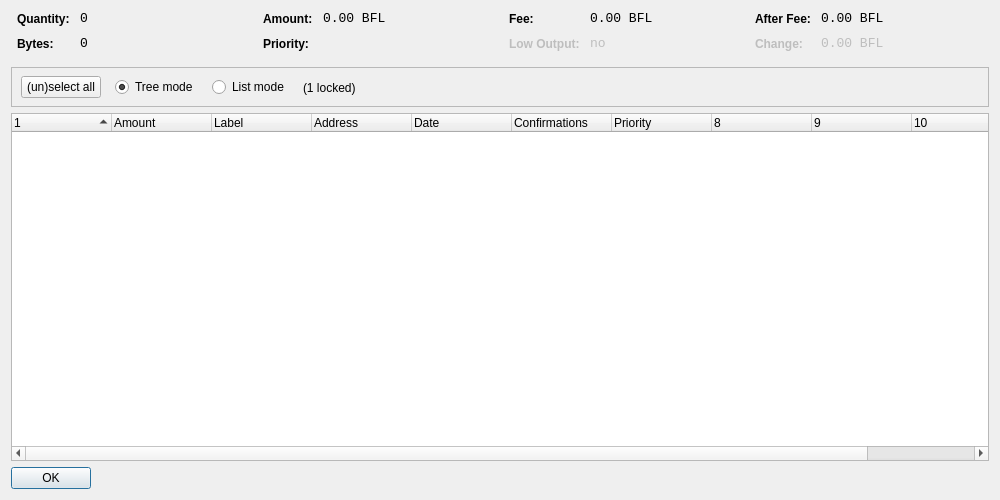
<?xml version="1.0" encoding="UTF-8"?>
<ui version="4.0">
 <class>CoinControlDialog</class>
 <widget class="QDialog" name="CoinControlDialog">
  <property name="geometry">
   <rect>
    <x>0</x>
    <y>0</y>
    <width>1000</width>
    <height>500</height>
   </rect>
  </property>
  <property name="windowTitle">
   <string>Coin Control</string>
  </property>
  <layout class="QVBoxLayout" name="verticalLayout">
   <item>
    <layout class="QHBoxLayout" name="horizontalLayoutTop" stretch="0,0,0,0">
     <property name="topMargin">
      <number>0</number>
     </property>
     <property name="bottomMargin">
      <number>10</number>
     </property>
     <item>
      <layout class="QFormLayout" name="formLayoutCoinControl1">
       <property name="horizontalSpacing">
        <number>10</number>
       </property>
       <property name="verticalSpacing">
        <number>10</number>
       </property>
       <property name="leftMargin">
        <number>6</number>
       </property>
       <property name="rightMargin">
        <number>6</number>
       </property>
       <item row="0" column="0">
        <widget class="QLabel" name="labelCoinControlQuantityText">
         <property name="styleSheet">
          <string notr="true">font-weight:bold;</string>
         </property>
         <property name="text">
          <string>Quantity:</string>
         </property>
        </widget>
       </item>
       <item row="0" column="1">
        <widget class="QLabel" name="labelCoinControlQuantity">
         <property name="font">
          <font>
           <family>Monospace</family>
           <pointsize>10</pointsize>
          </font>
         </property>
         <property name="cursor">
          <cursorShape>IBeamCursor</cursorShape>
         </property>
         <property name="contextMenuPolicy">
          <enum>Qt::ActionsContextMenu</enum>
         </property>
         <property name="text">
          <string notr="true">0</string>
         </property>
         <property name="textInteractionFlags">
          <set>Qt::LinksAccessibleByMouse|Qt::TextSelectableByKeyboard|Qt::TextSelectableByMouse</set>
         </property>
        </widget>
       </item>
       <item row="1" column="0">
        <widget class="QLabel" name="labelCoinControlBytesText">
         <property name="styleSheet">
          <string notr="true">font-weight:bold;</string>
         </property>
         <property name="text">
          <string>Bytes:</string>
         </property>
        </widget>
       </item>
       <item row="1" column="1">
        <widget class="QLabel" name="labelCoinControlBytes">
         <property name="font">
          <font>
           <family>Monospace</family>
           <pointsize>10</pointsize>
          </font>
         </property>
         <property name="cursor">
          <cursorShape>IBeamCursor</cursorShape>
         </property>
         <property name="contextMenuPolicy">
          <enum>Qt::ActionsContextMenu</enum>
         </property>
         <property name="text">
          <string notr="true">0</string>
         </property>
         <property name="textInteractionFlags">
          <set>Qt::LinksAccessibleByMouse|Qt::TextSelectableByKeyboard|Qt::TextSelectableByMouse</set>
         </property>
        </widget>
       </item>
      </layout>
     </item>
     <item>
      <layout class="QFormLayout" name="formLayoutCoinControl2">
       <property name="horizontalSpacing">
        <number>10</number>
       </property>
       <property name="verticalSpacing">
        <number>10</number>
       </property>
       <property name="leftMargin">
        <number>6</number>
       </property>
       <property name="rightMargin">
        <number>6</number>
       </property>
       <item row="0" column="0">
        <widget class="QLabel" name="labelCoinControlAmountText">
         <property name="styleSheet">
          <string notr="true">font-weight:bold;</string>
         </property>
         <property name="text">
          <string>Amount:</string>
         </property>
        </widget>
       </item>
       <item row="0" column="1">
        <widget class="QLabel" name="labelCoinControlAmount">
         <property name="font">
          <font>
           <family>Monospace</family>
           <pointsize>10</pointsize>
          </font>
         </property>
         <property name="cursor">
          <cursorShape>IBeamCursor</cursorShape>
         </property>
         <property name="contextMenuPolicy">
          <enum>Qt::ActionsContextMenu</enum>
         </property>
         <property name="text">
          <string notr="true">0.00 BFL</string>
         </property>
         <property name="textInteractionFlags">
          <set>Qt::LinksAccessibleByMouse|Qt::TextSelectableByKeyboard|Qt::TextSelectableByMouse</set>
         </property>
        </widget>
       </item>
       <item row="1" column="0">
        <widget class="QLabel" name="labelCoinControlPriorityText">
         <property name="styleSheet">
          <string notr="true">font-weight:bold;</string>
         </property>
         <property name="text">
          <string>Priority:</string>
         </property>
        </widget>
       </item>
       <item row="1" column="1">
        <widget class="QLabel" name="labelCoinControlPriority">
         <property name="font">
          <font>
           <family>Monospace</family>
           <pointsize>10</pointsize>
          </font>
         </property>
         <property name="cursor">
          <cursorShape>IBeamCursor</cursorShape>
         </property>
         <property name="contextMenuPolicy">
          <enum>Qt::ActionsContextMenu</enum>
         </property>
         <property name="text">
          <string/>
         </property>
         <property name="textInteractionFlags">
          <set>Qt::LinksAccessibleByMouse|Qt::TextSelectableByKeyboard|Qt::TextSelectableByMouse</set>
         </property>
        </widget>
       </item>
      </layout>
     </item>
     <item>
      <layout class="QFormLayout" name="formLayoutCoinControl3">
       <property name="horizontalSpacing">
        <number>10</number>
       </property>
       <property name="verticalSpacing">
        <number>10</number>
       </property>
       <property name="leftMargin">
        <number>6</number>
       </property>
       <property name="rightMargin">
        <number>6</number>
       </property>
       <item row="0" column="0">
        <widget class="QLabel" name="labelCoinControlFeeText">
         <property name="styleSheet">
          <string notr="true">font-weight:bold;</string>
         </property>
         <property name="text">
          <string>Fee:</string>
         </property>
        </widget>
       </item>
       <item row="0" column="1">
        <widget class="QLabel" name="labelCoinControlFee">
         <property name="font">
          <font>
           <family>Monospace</family>
           <pointsize>10</pointsize>
          </font>
         </property>
         <property name="cursor">
          <cursorShape>IBeamCursor</cursorShape>
         </property>
         <property name="contextMenuPolicy">
          <enum>Qt::ActionsContextMenu</enum>
         </property>
         <property name="text">
          <string notr="true">0.00 BFL</string>
         </property>
         <property name="textInteractionFlags">
          <set>Qt::LinksAccessibleByMouse|Qt::TextSelectableByKeyboard|Qt::TextSelectableByMouse</set>
         </property>
        </widget>
       </item>
       <item row="1" column="0">
        <widget class="QLabel" name="labelCoinControlLowOutputText">
         <property name="enabled">
          <bool>false</bool>
         </property>
         <property name="styleSheet">
          <string notr="true">font-weight:bold;</string>
         </property>
         <property name="text">
          <string>Low Output:</string>
         </property>
        </widget>
       </item>
       <item row="1" column="1">
        <widget class="QLabel" name="labelCoinControlLowOutput">
         <property name="enabled">
          <bool>false</bool>
         </property>
         <property name="font">
          <font>
           <family>Monospace</family>
           <pointsize>10</pointsize>
          </font>
         </property>
         <property name="cursor">
          <cursorShape>IBeamCursor</cursorShape>
         </property>
         <property name="contextMenuPolicy">
          <enum>Qt::ActionsContextMenu</enum>
         </property>
         <property name="text">
          <string>no</string>
         </property>
         <property name="textInteractionFlags">
          <set>Qt::LinksAccessibleByMouse|Qt::TextSelectableByKeyboard|Qt::TextSelectableByMouse</set>
         </property>
        </widget>
       </item>
      </layout>
     </item>
     <item>
      <layout class="QFormLayout" name="formLayoutCoinControl4">
       <property name="horizontalSpacing">
        <number>10</number>
       </property>
       <property name="verticalSpacing">
        <number>10</number>
       </property>
       <property name="leftMargin">
        <number>6</number>
       </property>
       <property name="rightMargin">
        <number>6</number>
       </property>
       <item row="0" column="0">
        <widget class="QLabel" name="labelCoinControlAfterFeeText">
         <property name="styleSheet">
          <string notr="true">font-weight:bold;</string>
         </property>
         <property name="text">
          <string>After Fee:</string>
         </property>
        </widget>
       </item>
       <item row="0" column="1">
        <widget class="QLabel" name="labelCoinControlAfterFee">
         <property name="font">
          <font>
           <family>Monospace</family>
           <pointsize>10</pointsize>
          </font>
         </property>
         <property name="cursor">
          <cursorShape>IBeamCursor</cursorShape>
         </property>
         <property name="contextMenuPolicy">
          <enum>Qt::ActionsContextMenu</enum>
         </property>
         <property name="text">
          <string notr="true">0.00 BFL</string>
         </property>
         <property name="textInteractionFlags">
          <set>Qt::LinksAccessibleByMouse|Qt::TextSelectableByKeyboard|Qt::TextSelectableByMouse</set>
         </property>
        </widget>
       </item>
       <item row="1" column="0">
        <widget class="QLabel" name="labelCoinControlChangeText">
         <property name="enabled">
          <bool>false</bool>
         </property>
         <property name="styleSheet">
          <string notr="true">font-weight:bold;</string>
         </property>
         <property name="text">
          <string>Change:</string>
         </property>
        </widget>
       </item>
       <item row="1" column="1">
        <widget class="QLabel" name="labelCoinControlChange">
         <property name="enabled">
          <bool>false</bool>
         </property>
         <property name="font">
          <font>
           <family>Monospace</family>
           <pointsize>10</pointsize>
          </font>
         </property>
         <property name="cursor">
          <cursorShape>IBeamCursor</cursorShape>
         </property>
         <property name="contextMenuPolicy">
          <enum>Qt::ActionsContextMenu</enum>
         </property>
         <property name="text">
          <string notr="true">0.00 BFL</string>
         </property>
         <property name="textInteractionFlags">
          <set>Qt::LinksAccessibleByMouse|Qt::TextSelectableByKeyboard|Qt::TextSelectableByMouse</set>
         </property>
        </widget>
       </item>
      </layout>
     </item>
    </layout>
   </item>
   <item>
    <widget class="QFrame" name="frame">
     <property name="minimumSize">
      <size>
       <width>0</width>
       <height>40</height>
      </size>
     </property>
     <property name="frameShape">
      <enum>QFrame::StyledPanel</enum>
     </property>
     <property name="frameShadow">
      <enum>QFrame::Sunken</enum>
     </property>
     <widget class="QWidget" name="horizontalLayoutWidget">
      <property name="geometry">
       <rect>
        <x>10</x>
        <y>0</y>
        <width>781</width>
        <height>41</height>
       </rect>
      </property>
      <layout class="QHBoxLayout" name="horizontalLayoutPanel" stretch="0,0,0,0,0">
       <property name="spacing">
        <number>14</number>
       </property>
       <item>
        <widget class="QPushButton" name="pushButtonSelectAll">
         <property name="sizePolicy">
          <sizepolicy hsizetype="Maximum" vsizetype="Fixed">
           <horstretch>0</horstretch>
           <verstretch>0</verstretch>
          </sizepolicy>
         </property>
         <property name="text">
          <string>(un)select all</string>
         </property>
        </widget>
       </item>
       <item>
        <widget class="QRadioButton" name="radioTreeMode">
         <property name="sizePolicy">
          <sizepolicy hsizetype="Maximum" vsizetype="Fixed">
           <horstretch>0</horstretch>
           <verstretch>0</verstretch>
          </sizepolicy>
         </property>
         <property name="text">
          <string>Tree mode</string>
         </property>
         <property name="checked">
          <bool>true</bool>
         </property>
        </widget>
       </item>
       <item>
        <widget class="QRadioButton" name="radioListMode">
         <property name="sizePolicy">
          <sizepolicy hsizetype="Maximum" vsizetype="Fixed">
           <horstretch>0</horstretch>
           <verstretch>0</verstretch>
          </sizepolicy>
         </property>
         <property name="text">
          <string>List mode</string>
         </property>
        </widget>
       </item>
       <item>
        <widget class="QLabel" name="labelLocked">
         <property name="text">
          <string>(1 locked)</string>
         </property>
        </widget>
       </item>
       <item>
        <spacer name="horizontalSpacer">
         <property name="orientation">
          <enum>Qt::Horizontal</enum>
         </property>
         <property name="sizeHint" stdset="0">
          <size>
           <width>40</width>
           <height>20</height>
          </size>
         </property>
        </spacer>
       </item>
      </layout>
     </widget>
    </widget>
   </item>
   <item>
    <widget class="CoinControlTreeWidget" name="treeWidget">
     <property name="contextMenuPolicy">
      <enum>Qt::CustomContextMenu</enum>
     </property>
     <property name="sortingEnabled">
      <bool>false</bool>
     </property>
     <property name="columnCount">
      <number>11</number>
     </property>
     <attribute name="headerShowSortIndicator" stdset="0">
      <bool>true</bool>
     </attribute>
     <attribute name="headerStretchLastSection">
      <bool>false</bool>
     </attribute>
     <column>
      <property name="text">
       <string/>
      </property>
     </column>
     <column>
      <property name="text">
       <string>Amount</string>
      </property>
     </column>
     <column>
      <property name="text">
       <string notr="true">Label</string>
      </property>
     </column>
     <column>
      <property name="text">
       <string>Address</string>
      </property>
     </column>
     <column>
      <property name="text">
       <string>Date</string>
      </property>
     </column>
     <column>
      <property name="text">
       <string>Confirmations</string>
      </property>
      <property name="toolTip">
       <string>Confirmed</string>
      </property>
     </column>
     <column>
      <property name="text">
       <string>Priority</string>
      </property>
     </column>
     <column>
      <property name="text">
       <string/>
      </property>
     </column>
     <column>
      <property name="text">
       <string/>
      </property>
     </column>
     <column>
      <property name="text">
       <string/>
      </property>
     </column>
     <column>
      <property name="text">
       <string/>
      </property>
     </column>
    </widget>
   </item>
   <item>
    <widget class="QDialogButtonBox" name="buttonBox">
     <property name="sizePolicy">
      <sizepolicy hsizetype="Maximum" vsizetype="Fixed">
       <horstretch>0</horstretch>
       <verstretch>0</verstretch>
      </sizepolicy>
     </property>
     <property name="orientation">
      <enum>Qt::Horizontal</enum>
     </property>
     <property name="standardButtons">
      <set>QDialogButtonBox::Ok</set>
     </property>
    </widget>
   </item>
  </layout>
 </widget>
 <customwidgets>
  <customwidget>
   <class>CoinControlTreeWidget</class>
   <extends>QTreeWidget</extends>
   <header>coincontroltreewidget.h</header>
  </customwidget>
 </customwidgets>
 <resources/>
 <connections/>
</ui>
